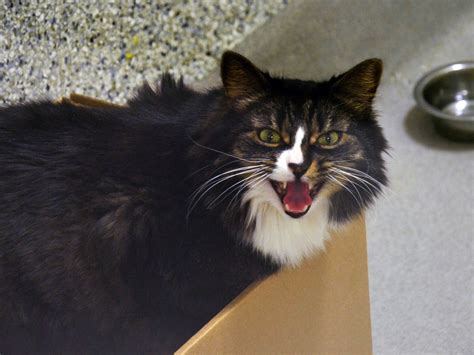
%> input picture Statistical Method/Pictures/10.jpg, 474 x 355 px
$ octave IMG10.m   (GNU Octave 9; MATLAB toolbox functions it lacks are replaced by stand-ins)
%> lines starting %> are read from the running program, lines starting %| are printed output that depends on the picture
a=imread('Pictures/10.jpg')
%> a is the input picture: size 355x474x3 uint8; mean R, G, B 99.9, 93.6, 88.2
[n1  n2  n3] = size(a)
%> n1 = 355; n2 = 474; n3 = 3
n1*n2*n3
%> ans = 504810
tic
meanr=mean(mean(a(:,:,1)));
%> meanr = 99.86
meang=mean(mean(a(:,:,2)));
%> meang = 93.61
meanb=mean(mean(a(:,:,3)));
%> meanb = 88.18
stdr=std(std(double(a(:,:,1))));
%> stdr = 8.07
stdg=std(std(double(a(:,:,2))));
%> stdg = 7.65
stdb=std(std(double(a(:,:,3))));
%> stdb = 7.62
toc
features(1,1)=meanr;
features(2,1)=meang;
features(3,1)=meanb;
features(4,1)=stdr;
features(5,1)=stdg;
features(6,1)=stdb;
features
%> features = [99.86; 93.61; 88.18; 8.07; 7.65; 7.62]


subplot(2,2,1)
imshow(a)
title 'colorimage'
subplot(2,2,2)
imhist(a(:,:,1))
title 'red histogram'
subplot(2,2,3)
imhist(a(:,:,2))
title 'green histogram'
subplot(2,2,4)
imhist(a(:,:,3))
title 'blue histogram'
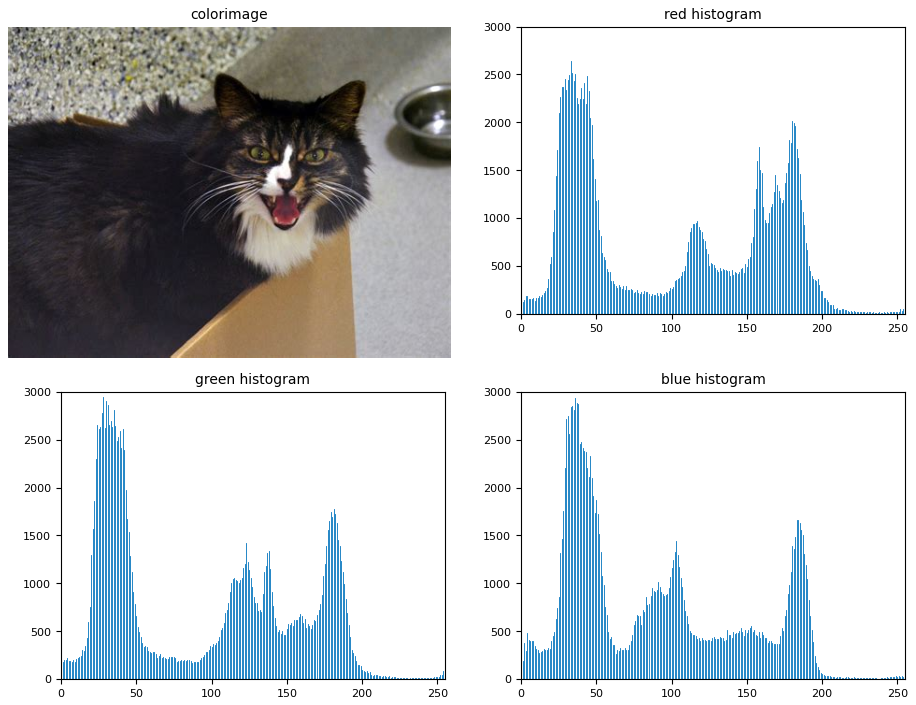
%> figure redrawn from the program's plot data, 4 panels

$ run again, with Statistical Method/Pictures/1.jpg copied over Statistical Method/Pictures/10.jpg
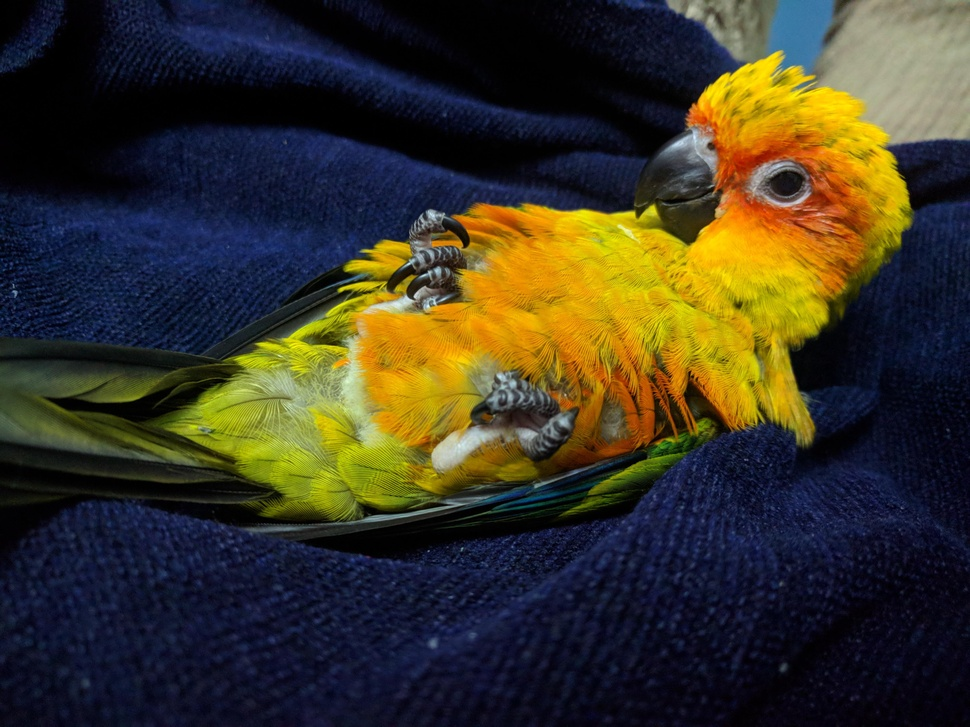
%> input picture Statistical Method/Pictures/1.jpg, 970 x 727 px, shrunk from 4032 x 3024 before the run
%> a is the input picture: size 727x970x3 uint8; mean R, G, B 58.3, 53.5, 38.3
%> meanr = 58.29
%> meang = 53.45
%> meanb = 38.33
%> stdr = 26.36
%> stdg = 17.35
%> stdb = 7.73
%> features = [58.29; 53.45; 38.33; 26.36; 17.35; 7.73]
%> `title 'blue histogram'`:
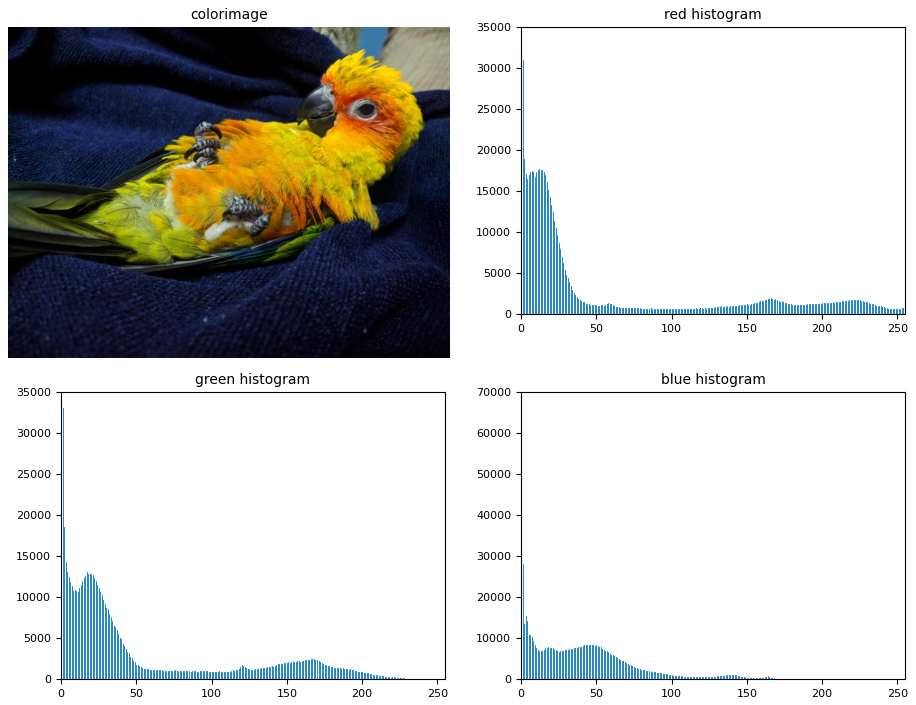
%> figure redrawn from the program's plot data, 4 panels

$ run again, with Statistical Method/Pictures/2.jpg copied over Statistical Method/Pictures/10.jpg
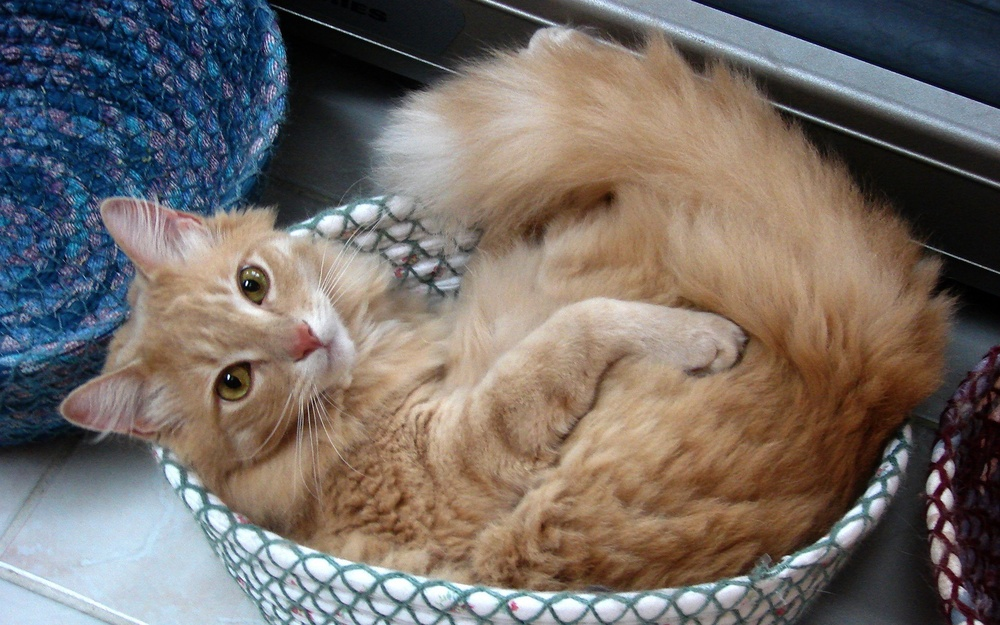
%> input picture Statistical Method/Pictures/2.jpg, 1000 x 625 px, shrunk from 1920 x 1200 before the run
%> a is the input picture: size 625x1000x3 uint8; mean R, G, B 116.3, 108.2, 103.2
%> meanr = 116.3
%> meang = 108.2
%> meanb = 103.2
%> stdr = 13.38
%> stdg = 10.78
%> stdb = 8.69
%> features = [116.3; 108.2; 103.2; 13.38; 10.78; 8.69]
%> `title 'blue histogram'`:
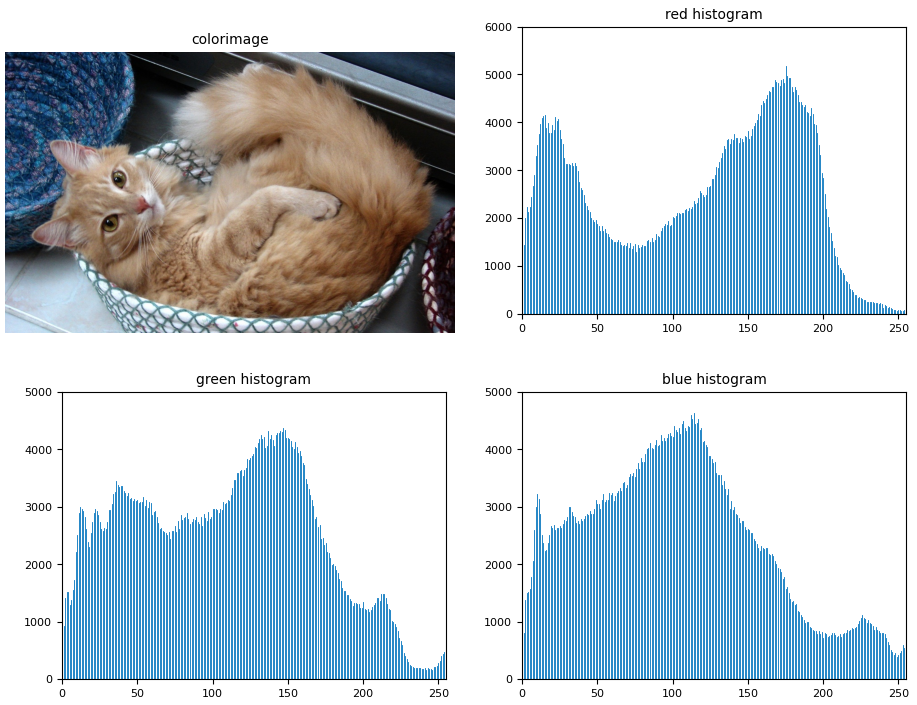
%> figure redrawn from the program's plot data, 4 panels

$ run again, with Statistical Method/Pictures/3.jpg copied over Statistical Method/Pictures/10.jpg
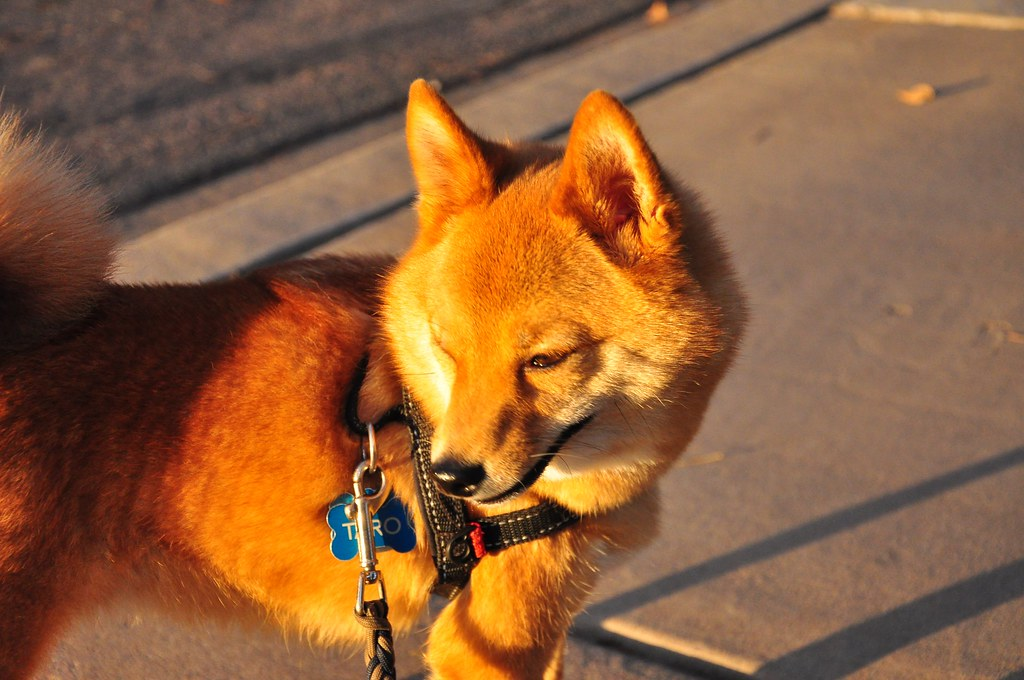
%> input picture Statistical Method/Pictures/3.jpg, 1024 x 680 px
%> a is the input picture: size 680x1024x3 uint8; mean R, G, B 142.4, 95.9, 60
%> meanr = 142.4
%> meang = 95.89
%> meanb = 59.97
%> stdr = 19.59
%> stdg = 14.19
%> stdb = 11.55
%> features = [142.4; 95.89; 59.97; 19.59; 14.19; 11.55]
%> `title 'blue histogram'`:
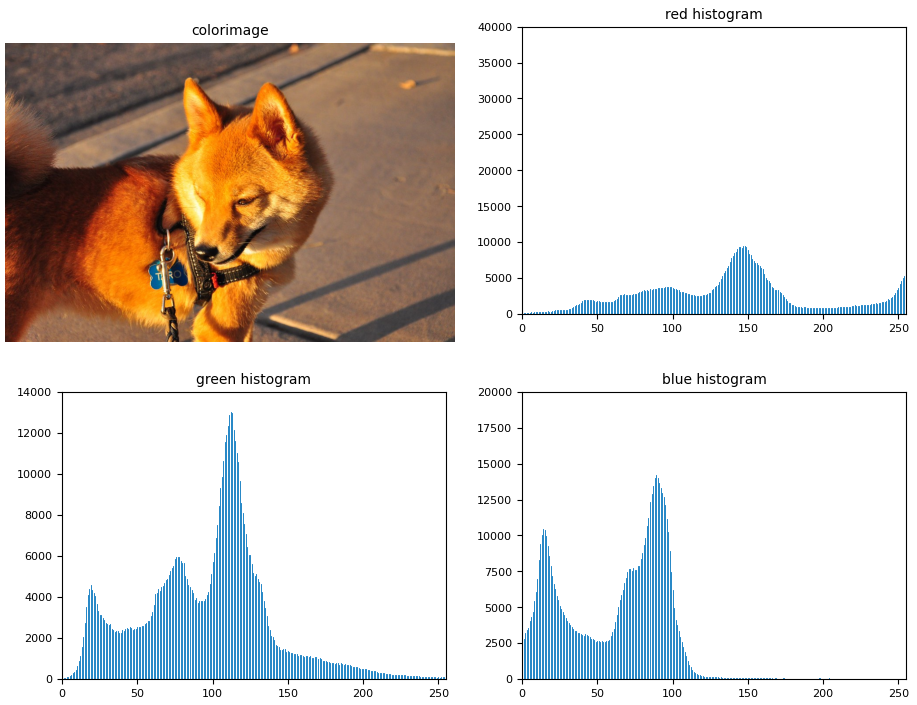
%> figure redrawn from the program's plot data, 4 panels
